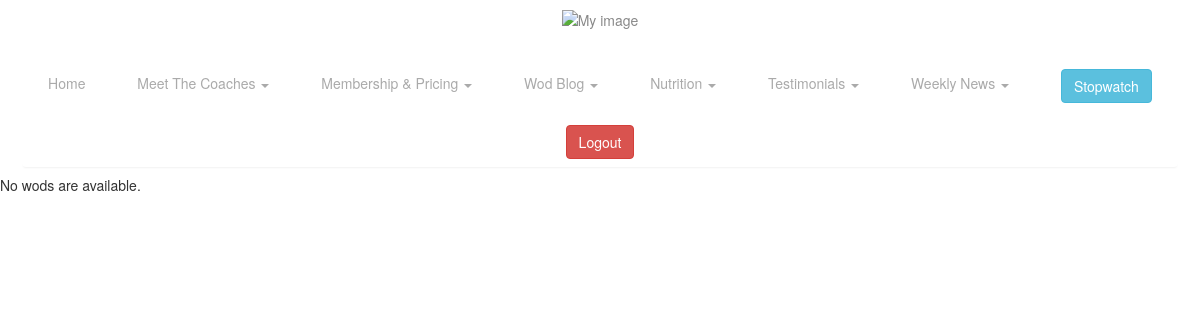
The page /wod/ (signed in) on the database as committed earlier.
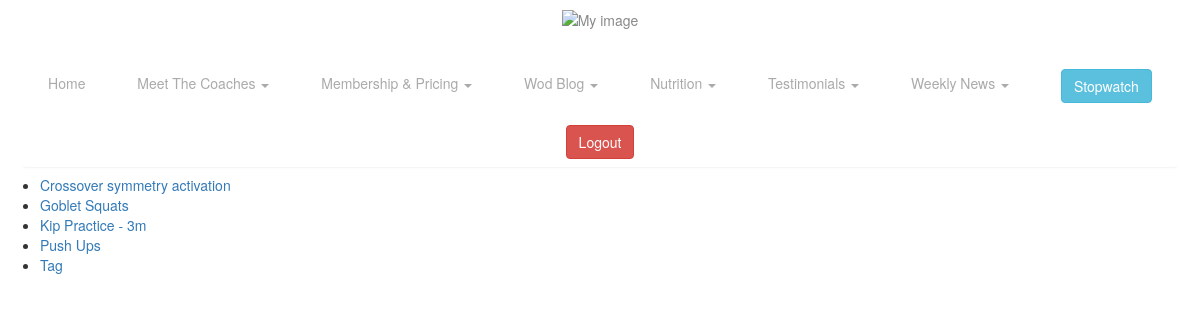
The same page on the database as committed later.
### wod/models.py (models this page shows, shortened)
class Wod(models.Model):
    warm_up = models.TextField()
    metcon = models.TextField()
    weightlifting = models.ManyToManyField('WeightLifting')
    strength_accessory = models.TextField()
    date = models.DateField(default=datetime.now, blank=True)

### wod/views.py (the view)
@login_required(login_url = 'login')
def wod_index(request):
    latest_wod_list = Wod.objects.order_by('-date')[:5]
    context = RequestContext(request, {
        'latest_wod_list': latest_wod_list,
    })
    return render(request, "wod/wod_archive.html", context)

### wod/templates/wod/wod_archive.html
{% extends "core/site_base.html" %}
{% block content %}
{% if latest_wod_list %}
  <ul>
    {% for wod in latest_wod_list %}
      <li><a href="/wod/{{ wod.id }}/">{{ wod.warm_up }}</a>
    {% endfor %}
  </ul>
{% else %}
  <p> No wods are available.</p>
{% endif %}
{% endblock %}

### core/templates/core/site_base.html (shortened to what this page needs)
{% load staticfiles %}
<!DOCTYPE html>
<html lang="en">
{% block head %}
<head>
    <link href="{% static 'wod/TimeCircles.css' %}" rel="stylesheet">
    <link rel = "stylesheet" type="text/css" href="{% static "core/style.css" %}"/>
    <link rel="stylesheet" href="https://maxcdn.bootstrapcdn.com/bootstrap/3.3.6/css/bootstrap.min.css">
</head>
{% endblock %}
<body>
    {% block nav-bar %}
    <nav>
      {% block nav-links %}
      	<ul>
          <div id="logo">
            <img src="http://igo-fitness.com/wp-content/uploads/weightlifting-icon-170x170.png" alt="My image"/>
          </div>
      		<li><a href="/home/">Home</a></li>
      		<li>
            <a href="">Meet The Coaches <span class="caret"></span></a>
      		</li>
      		<li>
            <a href="">Membership & Pricing <span class="caret"></span></a>
          </li>
      		<li>
            <a href="/wod/">Wod Blog <span class="caret"></span></a>
          </li>
          <li>
            <a href="">Nutrition <span class="caret"></span></a>
          </li>
          <li><a href="">Testimonials <span class="caret"></span></a></li>
          <li><a href="">Weekly News <span class="caret"></span></a></li>
          <li id = "login-button">
                       {% if not user.is_authenticated %}
                         <a href='{% url "login" %}'>
                           <button type="button" class="btn btn-default"id="sign-in-btn">Sign in</button>
                       </a>
                     </li>
                     <li>
                       <a href="{% url "register" %}">
                         <button type="button" class="btn btn-primary">Register</button>
                       </a>
                     </li>
                       {% else %}
                         <a href='{% url "stopwatch" %}'>
                          <button type="button" class="btn btn-info">Stopwatch</button>
                       </a>
                     </li>
                     <li>
                         <a href='{% url "logout" %}'>
                          <button type="button" class="btn btn-danger">Logout</button>
                       </a>
                     </li>
                       {% endif %}
      	</ul>
         {% endblock %}
    </nav>
    {% endblock %}
    {% block content %}
    {% endblock %}
</body>
</html>

### core/static/core/style.css (style rules this page uses)
body { background-color: #EBE8E4; color: #222; font-family: "HelveticaNeue-Light", "Helvetica Neue Light", "Helvetica Neue", Helvetica, Arial, "Lucida Grande", sans-serif; font-weight: 300; font-size: 15px; }
nav { background-color: #fff; border-radius: 4px; box-shadow: 0 2px 2px -1px rgba(0, 0, 0, 0.055); color: #888; display: block; margin: 8px 22px 8px 22px; overflow: hidden; text-align: center; }
nav ul { margin: 0; padding: 0; }
nav ul li { display: inline-block; list-style-type: none; -webkit-transition: all 0.2s; -moz-transition: all 0.2s; -ms-transition: all 0.2s; -o-transition: all 0.2s; transition: all 0.2s; }
nav > ul > li > a > .caret, nav > ul > li > div ul > li > a > .caret { border-top: 4px solid #aaa; border-right: 4px solid transparent; border-left: 4px solid transparent; content: ""; display: inline-block; height: 0; width: 0; vertical-align: middle; -webkit-transition: color 0.1s linear; -moz-transition: color 0.1s linear; -o-transition: color 0.1s linear; transition: color 0.1s linear; }
nav > ul > li > a { color: #aaa; display: block; line-height: 56px; padding: 0 24px; text-decoration: none; }
#logo { padding-bottom: 25px; }

Rows that differ between the two databases and show on the page:
added Wod: warm_up "Crossover symmetry activation"
added Wod: warm_up "Goblet Squats"
added Wod: warm_up "Kip Practice - 3m"
added Wod: warm_up "Push Ups"
added Wod: warm_up "Tag"
Other text that changed with them:
text no longer shown: "No wods are available."
